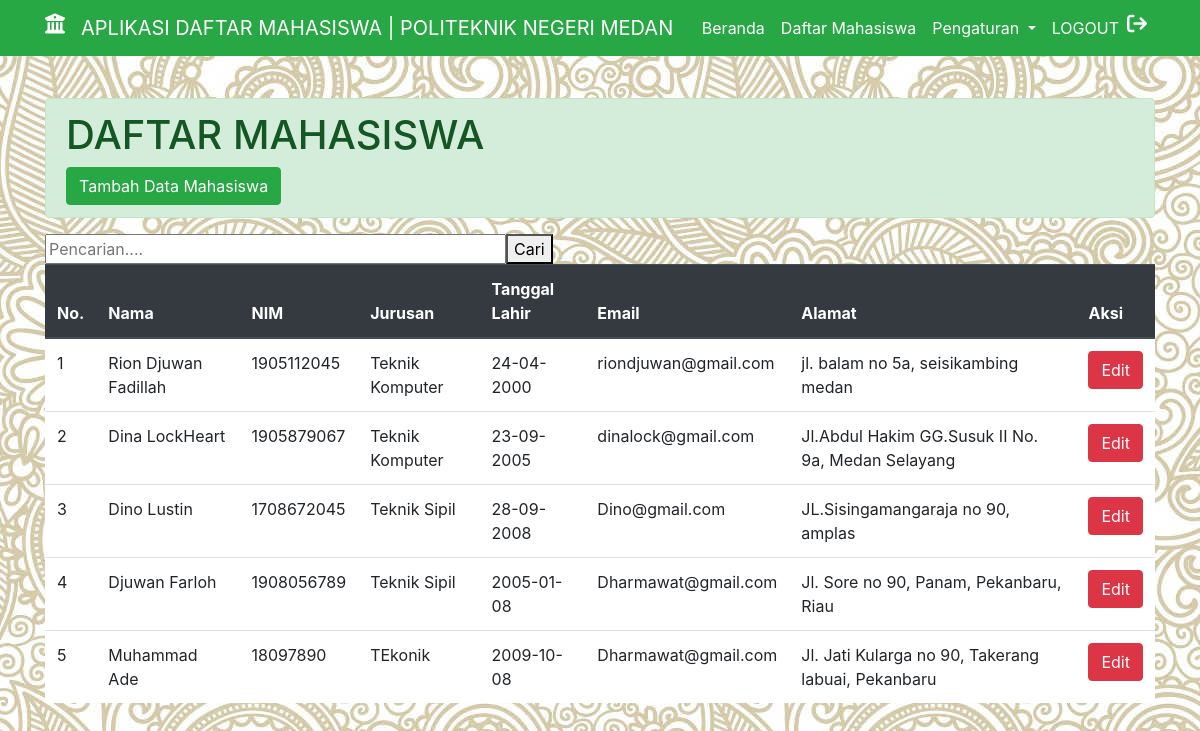
The page / on the database its author committed.
### tables this page shows
CREATE TABLE `data` (
  `id` int(11) NOT NULL,
  `nama` varchar(70) NOT NULL,
  `nim` varchar(20) NOT NULL,
  `jurusan` varchar(60) NOT NULL,
  `tanglah` varchar(50) NOT NULL,
  `email` varchar(100) NOT NULL,
  `alamat` varchar(255) NOT NULL
);

### fungsi.php (called while the page is built, shortened)
<?php
$conn = mysqli_connect("localhost","root","","mahasiswa");
function query($query){
	global $conn;
	$result = mysqli_query($conn, $query);
	$kotak = [];
	while ($row = mysqli_fetch_assoc($result) ) {
	 	$kotak[] = $row;
	 }
	 return $kotak;
}
 ?>

### index.php (the view, shortened to what this page needs)
<?php
 require 'fungsi.php';
require 'header.php';
 $srt = query("SELECT * FROM data");
 ?>
<!DOCTYPE html>
<html lang="en">
<head>
</head>
<body>
	<br>
	<div class="container">
	<div class="alert alert-success">
		<h1>DAFTAR MAHASISWA</h1>
		<a href="tambah.php" class="btn btn-success">Tambah Data Mahasiswa</a>
	</div>
	<table class = "table bg-white">
		<form action="" method="post">
			<input type="text" name="keyword" size="40" placeholder="Pencarian...." autocomplete autofocus>
			<button type="submit" name="cari">Cari</button>
		</form>
		<thead class="thead-dark">
		<tr>
			<th>No.</th>
			<th>Nama</th>
			<th>NIM</th>
			<th>Jurusan</th>
			<th>Tanggal Lahir</th>
			<th>Email</th>
			<th>Alamat</th>
			<th>Aksi</th>
		</tr>
		</thead>
		<?php $i=1; ?>
		<?php foreach ($srt as $row) :?>
		<tr>
			<td><?php echo $i; ?></td>
			<td><?php echo $row["nama"]; ?></td>
			<td><?php echo $row["nim"]; ?></td>
			<td><?php echo $row["jurusan"]; ?></td>
			<td><?php echo $row["tanglah"]; ?></td>
			<td><?php echo $row["email"]; ?></td>
			<td><?php echo $row["alamat"]; ?></td>
			<td><a href="ubah.php?id=<?php echo $row["id"]; ?>" class="btn btn-danger">Edit</a></td>
		</tr>
		<?php $i++; ?>
	<?php endforeach; ?>
	</table>
	</div>
</body>
</html>

### header.php (shortened to what this page needs)
<!doctype html>
<html lang="en">
  <head>
    <link rel="stylesheet" href="https://stackpath.bootstrapcdn.com/bootstrap/4.2.1/css/bootstrap.min.css">
    <link rel="stylesheet" type="text/css" href="admi.css">
  </head>
  <body>
    <nav class="navbar navbar-expand-lg navbar-light bg-success fixed-top" id="mainNav">
        <div class="container">
          <div class="icon text-white">
            <h5><i class="fa-solid fa-building-columns mr-3"></i></h5>
          </div>
    <a class="navbar-brand text-white" href="#page-top">APLIKASI DAFTAR MAHASISWA | POLITEKNIK NEGERI MEDAN</a>
    <div class="collapse navbar-collapse" id="navbarNav">
      <ul class="navbar-nav ml-auto">
        <li class="nav-item active">
          <a class="nav-link js-scroll-trigger text-white" href="hal_utama.php">Beranda<span class="sr-only">(current)</span></a>
        </li>
        <li class="nav-item active">
          <a class="nav-link js-scroll-trigger text-white" href="index.php">Daftar Mahasiswa<span class="sr-only">(current)</span></a>
        </li>
          <li class="nav-item dropdown">
          <a class="nav-link dropdown-toggle text-white" href="#" id="navbarDropdown" role="button" data-toggle="dropdown" aria-haspopup="true" aria-expanded="false">
            Pengaturan
          </a>
        </li>
         <li class="nav-item active">
            <a class="nav-link js-scroll-trigger text-white" href="logout.php">LOGOUT<span class="sr-only">(current)</span></a>
        </li>
    </div>
    <div class="iconc mr-2 text-white">
        <h5>
          <i class="fa-solid fa-arrow-right-from-bracket"></i>
        </h5>
    </div>
  </div>
  </nav>
  </body>
</html>

### admi.css (style rules this page uses)
body { background: url(background.jpg); }
.alert { margin-top: 74px; }

### rows shown on the page
data: nama "Rion Djuwan Fadillah", nim "1905112045", jurusan "Teknik Komputer", tanglah "24-04-2000", email "riondjuwan@gmail.com", alamat "jl. balam no 5a, seisikambing medan"
data: nama "Dina LockHeart", nim "1905879067", jurusan "Teknik Komputer", tanglah "23-09-2005", email "dinalock@gmail.com", alamat "Jl.Abdul Hakim GG.Susuk II No. 9a, Medan Selayang"
data: nama "Dino Lustin", nim "1708672045", jurusan "Teknik Sipil", tanglah "28-09-2008", email "Dino@gmail.com", alamat "JL.Sisingamangaraja no 90, amplas"
data: nama "Djuwan Farloh", nim "1908056789", jurusan "Teknik Sipil", tanglah "2005-01-08", email "Dharmawat@gmail.com", alamat "Jl. Sore no 90, Panam, Pekanbaru, Riau"
data: nama "Muhammad Ade", nim "18097890", jurusan "TEkonik", tanglah "2009-10-08", email "Dharmawat@gmail.com", alamat "Jl. Jati Kularga no 90, Takerang labuai, Pekanbaru"
